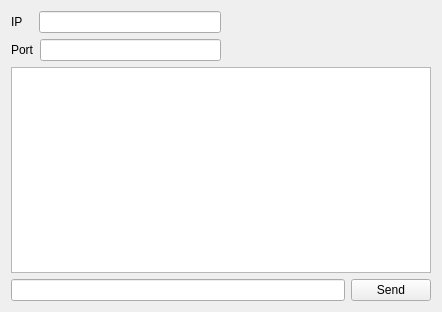
<?xml version="1.0" encoding="UTF-8"?>
<ui version="4.0">
 <class>MainWidget</class>
 <widget class="QWidget" name="MainWidget">
  <property name="geometry">
   <rect>
    <x>0</x>
    <y>0</y>
    <width>442</width>
    <height>312</height>
   </rect>
  </property>
  <property name="minimumSize">
   <size>
    <width>442</width>
    <height>312</height>
   </size>
  </property>
  <property name="maximumSize">
   <size>
    <width>442</width>
    <height>312</height>
   </size>
  </property>
  <property name="windowTitle">
   <string>MainWidget</string>
  </property>
  <layout class="QVBoxLayout" name="verticalLayout_3">
   <item>
    <layout class="QHBoxLayout" name="horizontalLayout_4">
     <item>
      <layout class="QVBoxLayout" name="verticalLayout">
       <item>
        <layout class="QHBoxLayout" name="horizontalLayout">
         <item>
          <widget class="QLabel" name="labelIP">
           <property name="text">
            <string>IP   </string>
           </property>
          </widget>
         </item>
         <item>
          <widget class="QLineEdit" name="lineIP">
           <property name="readOnly">
            <bool>true</bool>
           </property>
          </widget>
         </item>
        </layout>
       </item>
       <item>
        <layout class="QHBoxLayout" name="horizontalLayout_2">
         <item>
          <widget class="QLabel" name="labelPort">
           <property name="text">
            <string>Port</string>
           </property>
          </widget>
         </item>
         <item>
          <widget class="QLineEdit" name="linePort">
           <property name="readOnly">
            <bool>true</bool>
           </property>
          </widget>
         </item>
        </layout>
       </item>
      </layout>
     </item>
     <item>
      <spacer name="horizontalSpacer">
       <property name="orientation">
        <enum>Qt::Horizontal</enum>
       </property>
       <property name="sizeHint" stdset="0">
        <size>
         <width>40</width>
         <height>20</height>
        </size>
       </property>
      </spacer>
     </item>
    </layout>
   </item>
   <item>
    <layout class="QVBoxLayout" name="verticalLayout_2">
     <item>
      <widget class="QTextEdit" name="textMessages">
       <property name="readOnly">
        <bool>true</bool>
       </property>
      </widget>
     </item>
     <item>
      <layout class="QHBoxLayout" name="horizontalLayout_3">
       <item>
        <widget class="QLineEdit" name="lineMessage"/>
       </item>
       <item>
        <widget class="QPushButton" name="buttonSend">
         <property name="text">
          <string>Send</string>
         </property>
        </widget>
       </item>
      </layout>
     </item>
    </layout>
   </item>
  </layout>
 </widget>
 <layoutdefault spacing="6" margin="11"/>
 <resources/>
 <connections/>
</ui>
